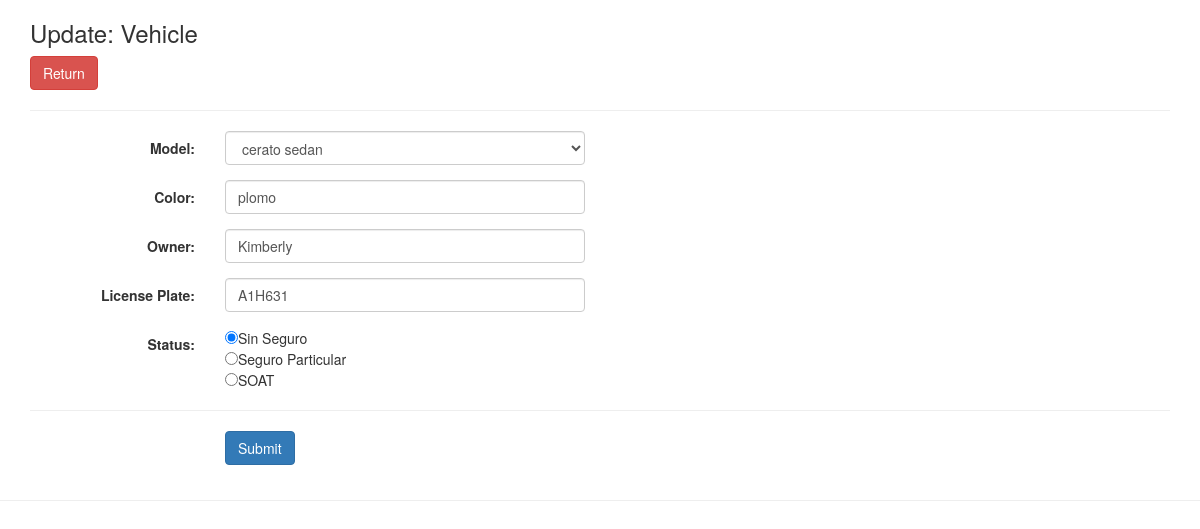
/crud/vehiculo/vehiculo_update.php?id=1, run on the app's committed database.
### tables this page shows
CREATE TABLE `modelos` (
  `id` int(11) NOT NULL,
  `modelo` varchar(30) NOT NULL,
  `tipo` varchar(30) NOT NULL
);

CREATE TABLE `vehiculos` (
  `id` int(11) NOT NULL,
  `modelo` int(30) NOT NULL,
  `color` varchar(20) NOT NULL,
  `duenio` varchar(50) NOT NULL,
  `placa` varchar(10) NOT NULL,
  `status` int(10) NOT NULL
);

CREATE TABLE `status` (
  `id` int(11) NOT NULL,
  `status` varchar(30) NOT NULL
);

### crud/vehiculo/vehiculo_update.php (the view, shortened to what this page needs)
<!DOCTYPE html>
<html>
  <head>
  </head>
  <body>
    <?php
    if(empty($_GET['id'])){
        header('Location: vehiculo_list.php');
    }else {
        require_once('../../mysqli_connect_1.php');
        $sql = "SELECT id, modelo, color, duenio, placa, status FROM vehiculos";
        $sql.=" WHERE id= ".$_GET['id'];
        if($response= $dbc->query($sql)){
          $register= mysqli_fetch_array($response);
        }else{
          echo " ERROR1. No response from the database";
          header('Location: vehiculo_list.php');
        }
        $sql_1 = "SELECT id, modelo FROM modelos";
        $sql_1.=" WHERE id= ".$register['modelo'];
        if($response_1= $dbc->query($sql_1)){
          $register_1= mysqli_fetch_array($response_1);
        }else{
          echo " ERROR2. No response from the database";
          header('Location: vehiculo_list.php');
        }
        $sql_3 = "SELECT id, status FROM status";
        $sql_3.=" WHERE id= ".$register['status'];
        if($response_3= $dbc->query($sql_3)){
          $register_3= mysqli_fetch_array($response_3);
        }else{
          echo "ERROR3. No response from the database";
          header('Location: vehiculo_list.php');
        }
    }
    ?>
    <div class="container">
      <h3>Update: Vehicle</h3>
      <a href="vehiculo_list.php" class="btn btn-danger" role="button">Return</a>
      <hr>
    </div>
    <div class="container">
        <form class="form-horizontal" action="vehiculo_update_process.php" role="form" method="post">
          <div class="form-group">
              <label class="control-label col-sm-2" for="automatico">Model: </label>
              <div class="col-sm-4">
                  <select name="automatico" class="form-control" required>
                    <option value="<?php echo $register['modelo'];?>"><?php echo $register_1['modelo'];?></option>
              </select>
              </div>
          </div>
          <div class="form-group">
            <label class="control-label col-sm-2" for="">Color: </label>
            <div class="col-sm-4">
              <input type="text" class="form-control" placeholder="Enter Color" value=<?php echo $register['color']; ?> name="color" size="20" required="true">
            </div>
          </div>
          <div class="form-group">
            <label class="control-label col-sm-2" for="">Owner: </label>
            <div class="col-sm-4">
              <input type="text" class="form-control" placeholder="Enter Name" value=<?php echo $register['duenio']; ?> name="duenio" size="50" required="true">
            </div>
          </div>
          <div class="form-group">
            <label class="control-label col-sm-2" for="">License Plate: </label>
            <div class="col-sm-4">
              <input type="text" class="form-control" placeholder="Enter License Plate" value=<?php echo $register['placa']; ?> name="placa" size="10" required="true">
            </div>
          </div>
          <div class="form-group">
            <label class="control-label col-sm-2" for="">Status:</label>
            <div class="col-sm-10">
              <input type="radio" name="tipo" value="1" <?php echo ($register_3['id'] ==1) ?  "checked"  : ""; ?> >Sin Seguro<br>
              <input type="radio" name="tipo" value="2" <?php echo ($register_3['id'] ==2) ?  "checked"  : ""; ?> >Seguro Particular<br>
              <input type="radio" name="tipo" value="3" <?php echo ($register_3['id'] ==3) ?  "checked"  : ""; ?> >SOAT<br>
            </div>
          </div>
      <hr>
        <div class="form-group">
          <div class="col-sm-offset-2 col-sm-10">
            <button type="submit" class="btn btn-primary" value="Send" name="submit">Submit</button>
          </div>
        </div>
      </form>
    </div>
    <hr>
  </body>
</html>

### data on the page
modelos: automatico "cerato sedan"
vehiculos: color "plomo", duenio "Kimberly", placa "A1H631"
status: tipo "☑"
